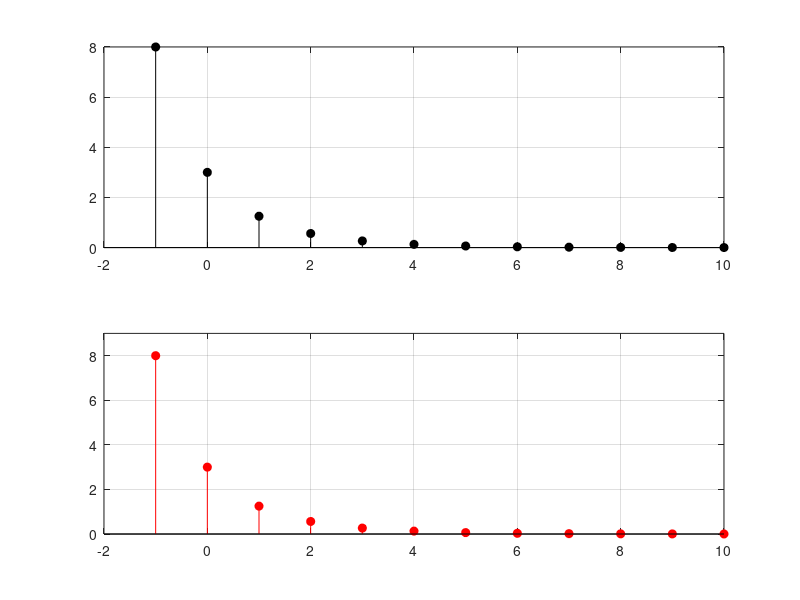

MATLAB code to generate this figure:
%% clear

close all
clc
clear all

%% exemplo recursão

u = [0 1 1 1 1 1 1 1 1 1 1 1];
N = length(u);

x = zeros(N,1);
for ni=1:N
  x(ni) = u(ni) * (0.5)^(ni-2);
end



y = zeros(N,1);
y(1) = 8; %C.I

for ni=1:N-1
y(ni+1) = 0.25*y(ni) + x(ni+1);
end

n = -1:(N-2);

%figure
%subplot(2,1,1)
%plot(n,x);
%xlabel('n');
%ylabel('x[n]');
%stem(n,x,'filled','r');
%grid on
%ylim([0 2])


figure
subplot(2,1,1)
plot(n,y);
title('Recursão');
xlabel('n');
ylabel('y[n]');
stem(n,y,'filled','k');
grid on
ylim([0 8])

%% comparação

y_ex = zeros(N,1);


for ni=1:N
    y_ex(ni) = (1*((0.25)^(ni-2)) + 2*((0.5)^(ni-2)));
end


subplot(2,1,2)
title('Exercício')
xlabel('n');
ylabel('y[n]');
stem(n,y_ex,'filled','r');
grid on
ylim([0 9])


